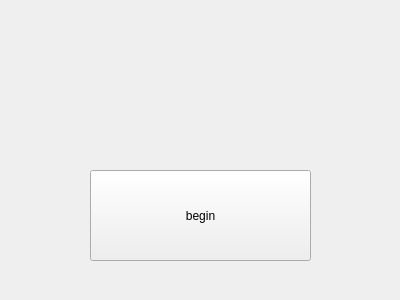
<?xml version="1.0" encoding="UTF-8"?>
<ui version="4.0">
 <class>MyMainWidget</class>
 <widget class="QWidget" name="MyMainWidget">
  <property name="geometry">
   <rect>
    <x>0</x>
    <y>0</y>
    <width>400</width>
    <height>300</height>
   </rect>
  </property>
  <property name="windowTitle">
   <string>MyMainWidget</string>
  </property>
  <widget class="QPushButton" name="pushButton">
   <property name="geometry">
    <rect>
     <x>90</x>
     <y>170</y>
     <width>221</width>
     <height>91</height>
    </rect>
   </property>
   <property name="text">
    <string>begin</string>
   </property>
  </widget>
 </widget>
 <layoutdefault spacing="6" margin="11"/>
 <resources/>
 <connections/>
</ui>
